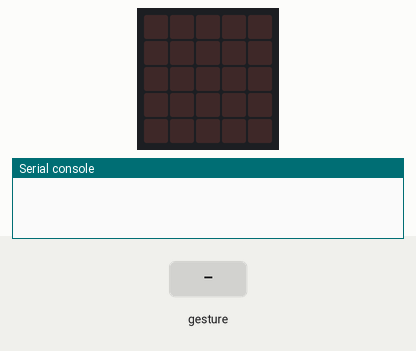
Simulated run of this program. Board: BBC micro:bit (MakeCode). On the bench: the board's 5×5 LED display, the last lines printed to the serial console. The test bench sets the inputs (shaded band). No radio messages arrive unless stated (any console line starting 'radio sent:' is added by the test bench); a tilt is held for 1.5 s and a shake lasts 1 s, then the board lies face up again.

Above: at 1.2 s.
1.3 s: gesture 'logo up'
At 1.8 s:
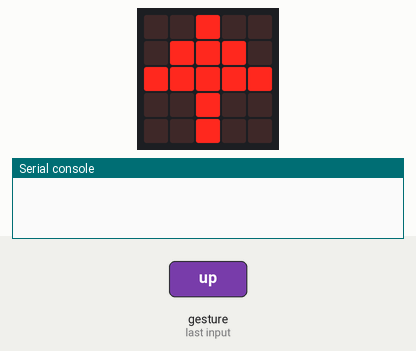
2.9 s: gesture 'tilt right'
At 4.1 s:
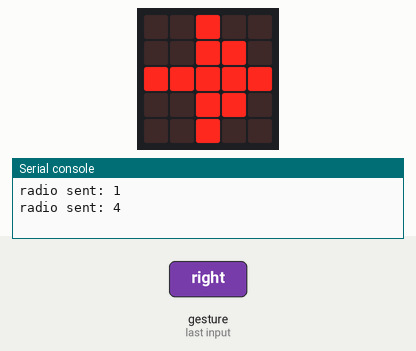
4.4 s: gesture 'tilt left'
At 5.3 s:
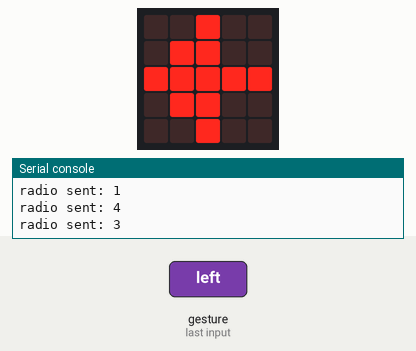
6.0 s: gesture 'logo down'
At 6.5 s:
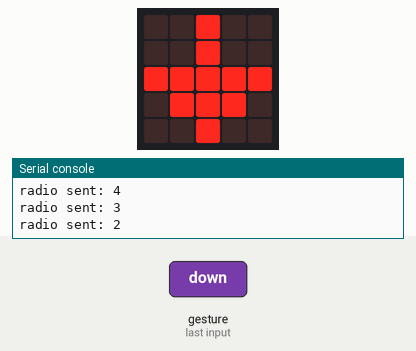
Timing chart, 0 to 8.5 s (numbered marks = the images above; inputs shaded):
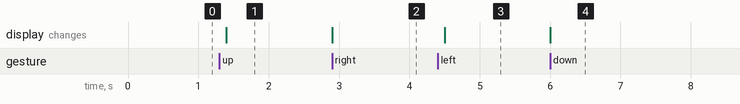

Measured:
- after the input at 1.3 s, the display: changes after 0.10 s (image 1)
- after the input at 2.9 s, the display: changes at once (image 2)
- after the input at 4.4 s, the display: changes after 0.10 s (image 3)
- after the input at 6.0 s, the display: changes at once (image 4)

The program:

main.ts
```typescript
input.onGesture(Gesture.LogoUp, function () {
    basic.showLeds(`
        . . # . .
        . # # # .
        # # # # #
        . . # . .
        . . # . .
        `)
    radio.sendNumber(1)
})
input.onGesture(Gesture.TiltRight, function () {
    basic.showLeds(`
        . . # . .
        . . # # .
        # # # # #
        . . # # .
        . . # . .
        `)
    radio.sendNumber(4)
})
input.onGesture(Gesture.TiltLeft, function () {
    basic.showLeds(`
        . . # . .
        . # # . .
        # # # # #
        . # # . .
        . . # . .
        `)
    radio.sendNumber(3)
})
input.onGesture(Gesture.LogoDown, function () {
    basic.showLeds(`
        . . # . .
        . . # . .
        # # # # #
        . # # # .
        . . # . .
        `)
    radio.sendNumber(2)
})
radio.setGroup(1)
```

test.ts
```typescript
// aquí va el archivo "tests"; esto no se compilará cuando este paquete se utilice como una extensión.
```
